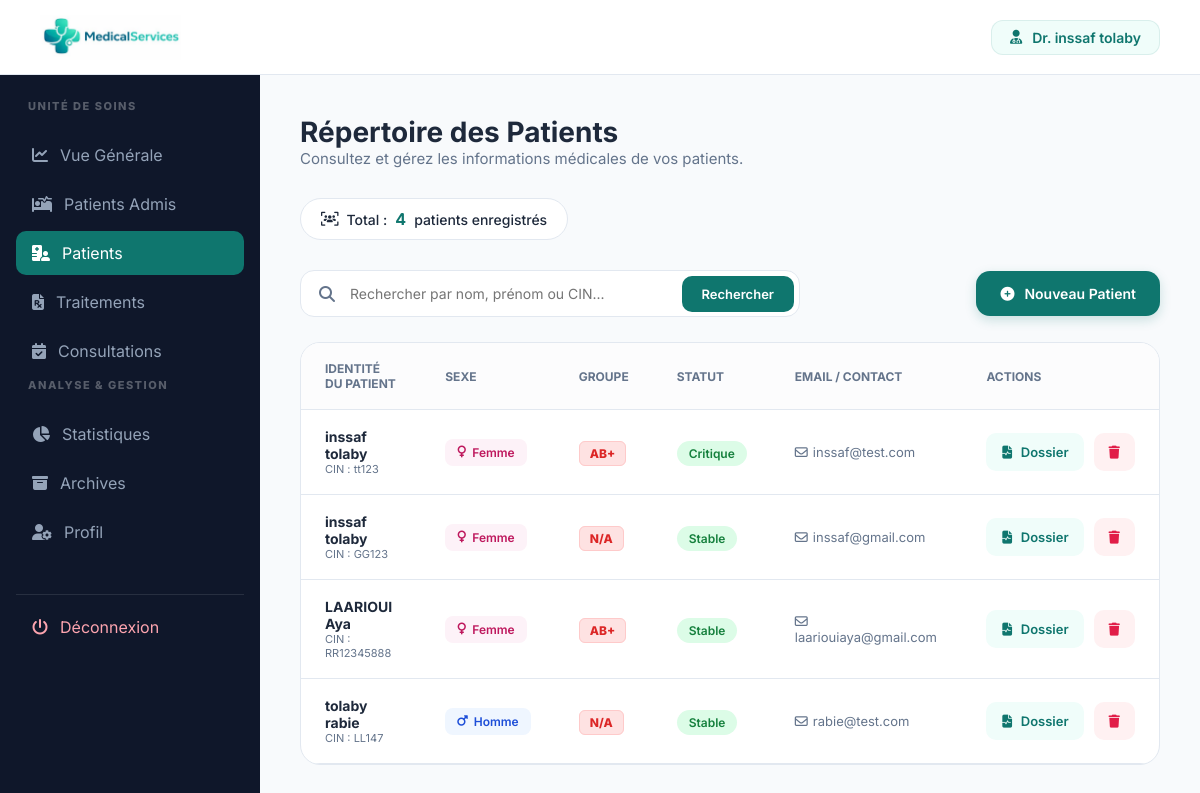
The page /connexio_utilisateur/patients.php (signed in) on the database as committed earlier.
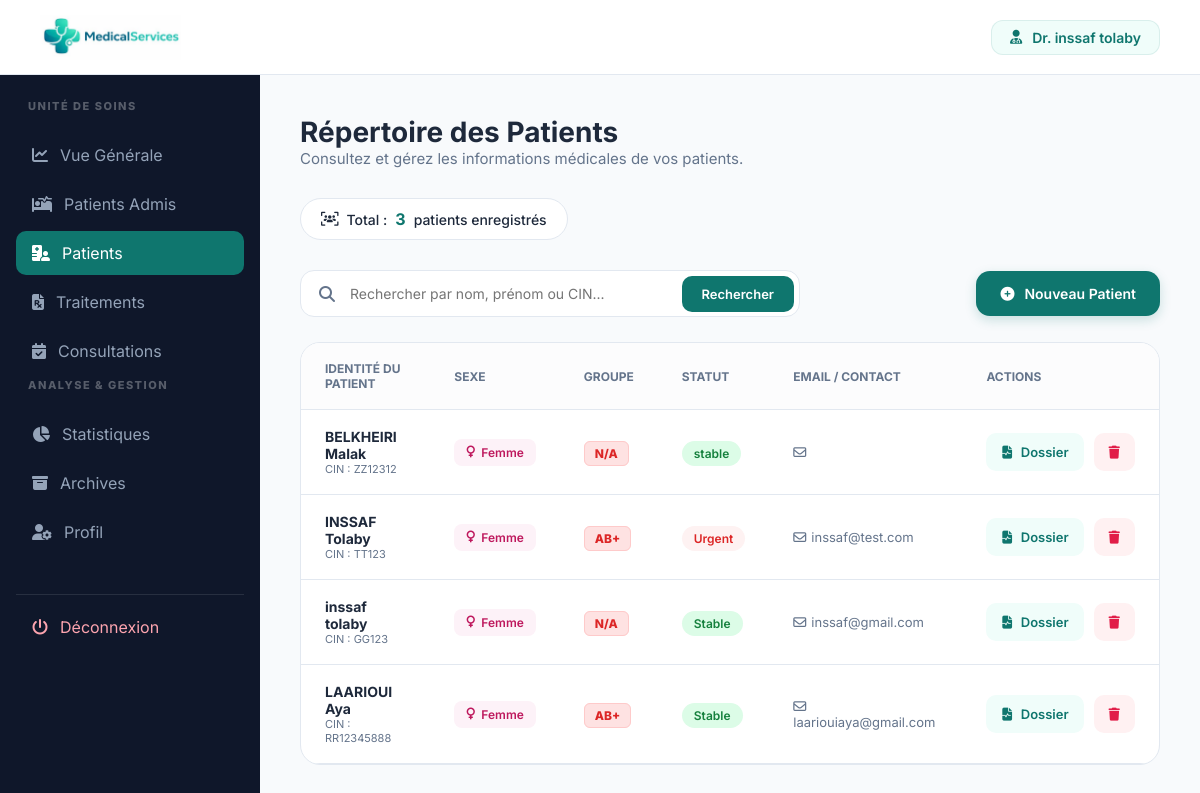
The same page on the database as committed later.
### tables this page shows
CREATE TABLE `patients` (
  `id_patient` int(11) NOT NULL,
  `CIN` varchar(10) NOT NULL,
  `nom` varchar(50) NOT NULL,
  `prenom` varchar(50) NOT NULL,
  `date_naissance` date DEFAULT NULL,
  `sexe` varchar(255) DEFAULT NULL,
  `adresse` varchar(100) DEFAULT NULL,
  `telephone` varchar(20) DEFAULT NULL,
  `email` varchar(50) DEFAULT NULL,
  `groupe_sanguin` varchar(255) NOT NULL,
  `statut` varchar(255) NOT NULL DEFAULT 'stable',
  `allergies` text NOT NULL,
  `date_inscription` timestamp NOT NULL DEFAULT current_timestamp(),
  `id_medecin` int(11) NOT NULL
);

### connexio_utilisateur/patients.php (the view, shortened to what the changed rows need)
<?php
include("../config/connexion.php");
$user_id = $_SESSION['user_id'];
$stmt2 = $pdo->prepare("SELECT COUNT(*) AS total_patients FROM patients WHERE id_medecin = ?");
$stmt2->execute([$user_id]);
$total_patients = $stmt2->fetch(PDO::FETCH_ASSOC)['total_patients'];
$sql = "
    SELECT DISTINCT p.*,
    (SELECT a.id_admission FROM admissions a
     WHERE a.id_patient = p.id_patient
     AND (a.date_sortie IS NULL OR a.date_sortie = '0000-00-00' OR a.date_sortie = '')
     LIMIT 1) as admission_active
    FROM patients p
    LEFT JOIN admissions adm ON p.id_patient = adm.id_patient
    WHERE (p.id_medecin = :id_med OR adm.id_medecin = :id_med)
";
$sql .= " ORDER BY p.nom ASC";
$stmt = $pdo->prepare($sql);
$params = ['id_med' => $user_id];
$stmt->execute($params);
$patients = $stmt->fetchAll(PDO::FETCH_ASSOC);
?>
<!DOCTYPE html>
<html lang="fr">
<head>
    <link rel="stylesheet" href="https://cdnjs.cloudflare.com/ajax/libs/font-awesome/6.5.0/css/all.min.css">
</head>
<body>
<div class="container">
    <main class="content">
        <div class="page-header">
            <h1>Répertoire des Patients</h1>
        </div>
        <div class="stat-pill">
            <i class="fa-solid fa-users-viewfinder"></i>
            Total : <b><?= $total_patients ?></b> patients enregistrés
        </div>
        <div class="section">
            <table>
                <thead>
                    <tr>
                        <th>Identité du Patient</th>
                        <th>Sexe</th>
                        <th>Groupe</th>
                        <th>Statut</th>
                        <th>Email / Contact</th>
                        <th>Actions</th>
                    </tr>
                </thead>
                <tbody>
                    <?php if($patients): ?>
                        <?php foreach($patients as $p): ?>
                        <tr>
                            <td>
                                <div style="font-weight: 700;"><?= htmlspecialchars($p['nom']." ".$p['prenom']) ?></div>
                                <div style="font-size: 11px; color: var(--text-muted);">CIN : <?= htmlspecialchars($p['CIN'] ?? 'N/A') ?></div>
                            </td>
                            <td>
                                <?php if(strtoupper($p['sexe']) == 'F'): ?>
                                    <span class="badge-f"><i class="fa-solid fa-venus"></i> Femme</span>
                                <?php else: ?>
                                    <span class="badge-m"><i class="fa-solid fa-mars"></i> Homme</span>
                                <?php endif; ?>
                            </td>
                            <td>
                                <span class="blood-pill"><?= htmlspecialchars($p['groupe_sanguin'] ?: 'N/A') ?></span>
                            </td>
                            <td>
                                <?php
                                    $st_class = 'st-stable';
                                    $st_text = $p['statut'] ?: 'Stable';
                                    if(strpos(strtolower($st_text), 'urgent') !== false) $st_class = 'st-urgent';
                                ?>
                                <span class="status-pill <?= $st_class ?>"><?= htmlspecialchars($st_text) ?></span>
                            </td>
                            <td style="color: var(--text-muted); font-size: 13px;">
                                <i class="fa-regular fa-envelope" style="margin-right: 5px;"></i><?= htmlspecialchars($p['email']) ?>
                            </td>
                            <td>
                                <div class="btn-group">
                                    <a href="dossier_patient.php?id=<?= $p['id_patient'] ?>" class="btn-action btn-dossier">
                                        <i class="fa-solid fa-file-waveform"></i> Dossier
                                    </a>
                                    <a href="supprimer_patient.php?id=<?= $p['id_patient'] ?>" class="btn-action btn-delete"
                                       onclick="return confirm('Confirmez-vous la suppression de ce patient ?')">
                                        <i class="fa-solid fa-trash"></i>
                                    </a>
                                </div>
                            </td>
                        </tr>
                        <?php endforeach; ?>
                    <?php endif; ?>
                </tbody>
            </table>
        </div>
    </main>
</div>
</body>
</html>

Rows that differ between the two databases and show on the page:
removed patients: nom+prenom "tolaby rabie", CIN "LL147", sexe "H" (drawn), groupe_sanguin "N/A", statut "Stable", email "rabie@test.com"
added patients: nom+prenom "BELKHEIRI Malak", CIN "ZZ12312", sexe "F" (drawn), groupe_sanguin "N/A", statut "stable"
changed patients "inssaf@test.com": nom+prenom "inssaf tolaby" → "INSSAF Tolaby"; CIN "tt123" → "TT123"; statut "Critique" → "Urgent"
Other text that changed with them:
$total_patients: "4" → "3"
